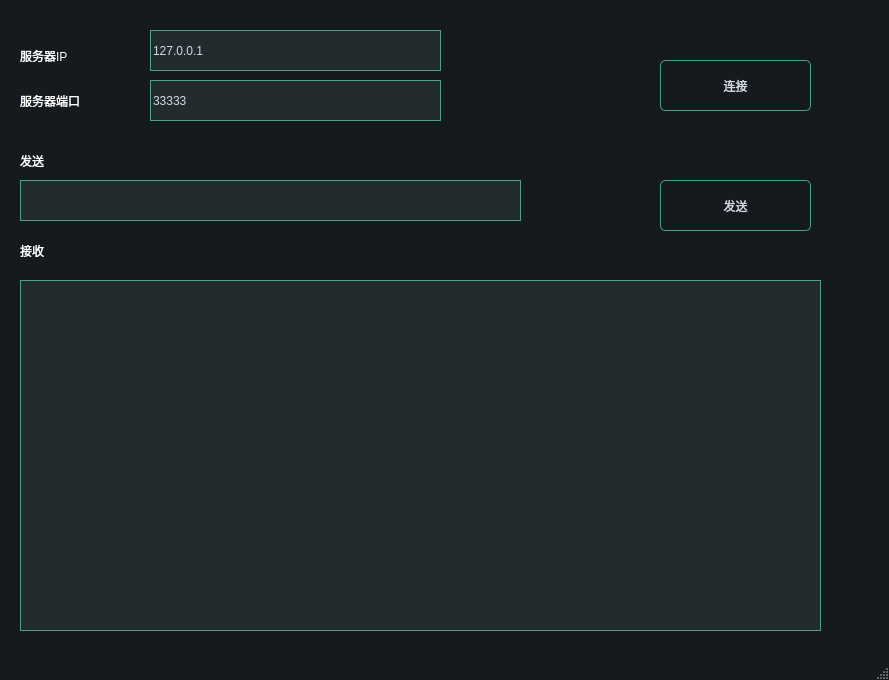
<?xml version="1.0" encoding="UTF-8"?>
<ui version="4.0">
 <class>MainWindow</class>
 <widget class="QMainWindow" name="MainWindow">
  <property name="geometry">
   <rect>
    <x>0</x>
    <y>0</y>
    <width>889</width>
    <height>680</height>
   </rect>
  </property>
  <property name="windowTitle">
   <string>MainWindow</string>
  </property>
  <property name="styleSheet">
   <string notr="true">/*
qss美化 - 黄强老师
*/
QWidget
{  
	font:  16pt &quot;Microsoft YaHei&quot;;
     color:  #ffffff;
}

QLabel {
	
}

QGroupBox {
    border-width: 1px;
	border-style: solid;
	border-color: #4fa08b;   

}

QGroupBox::title {
 
    subcontrol-origin: margin;
    left:20px;
    padding: -10px 5px 0px 5px;
}

QMainWindow {
	background-color:#151a1e;
}
QCalendar {
	background-color: #151a1e;
}
QTextEdit {
	border-width: 1px;
	border-style: solid;
	border-color: #4fa08b;
	background-color: #222b2e;
	color: #d3dae3;
}
QPlainTextEdit {
    font:  10pt &quot;Microsoft YaHei&quot;;
	border-width: 1px;
	border-style: solid;
	border-color: #4fa08b;
	background-color: #222b2e;
	color: #d3dae3;
}
QToolButton {
	border-style: solid;
	border-top-color: qlineargradient(spread:pad, x1:0.5, y1:1, x2:0.5, y2:0, stop:0 rgb(215, 215, 215), stop:1 rgb(222, 222, 222));
	border-right-color: qlineargradient(spread:pad, x1:0, y1:0.5, x2:1, y2:0.5, stop:0 rgb(217, 217, 217), stop:1 rgb(227, 227, 227));
	border-left-color: qlineargradient(spread:pad, x1:0, y1:0.5, x2:1, y2:0.5, stop:0 rgb(227, 227, 227), stop:1 rgb(217, 217, 217));
	border-bottom-color: qlineargradient(spread:pad, x1:0.5, y1:1, x2:0.5, y2:0, stop:0 rgb(215, 215, 215), stop:1 rgb(222, 222, 222));
	border-width: 1px;
	border-radius: 5px;
	color: #d3dae3;
	padding: 2px;
	background-color: rgb(255,255,255);
}
QToolButton:hover{
	border-style: solid;
	border-top-color: qlineargradient(spread:pad, x1:0.5, y1:1, x2:0.5, y2:0, stop:0 rgb(195, 195, 195), stop:1 rgb(222, 222, 222));
	border-right-color: qlineargradient(spread:pad, x1:0, y1:0.5, x2:1, y2:0.5, stop:0 rgb(197, 197, 197), stop:1 rgb(227, 227, 227));
	border-left-color: qlineargradient(spread:pad, x1:0, y1:0.5, x2:1, y2:0.5, stop:0 rgb(227, 227, 227), stop:1 rgb(197, 197, 197));
	border-bottom-color: qlineargradient(spread:pad, x1:0.5, y1:1, x2:0.5, y2:0, stop:0 rgb(195, 195, 195), stop:1 rgb(222, 222, 222));
	border-width: 1px;
	border-radius: 5px;
	color: rgb(0,0,0);
	padding: 2px;
	background-color: rgb(255,255,255);
}
QToolButton:pressed{
	border-style: solid;
	border-top-color: qlineargradient(spread:pad, x1:0.5, y1:1, x2:0.5, y2:0, stop:0 rgb(215, 215, 215), stop:1 rgb(222, 222, 222));
	border-right-color: qlineargradient(spread:pad, x1:0, y1:0.5, x2:1, y2:0.5, stop:0 rgb(217, 217, 217), stop:1 rgb(227, 227, 227));
	border-left-color: qlineargradient(spread:pad, x1:0, y1:0.5, x2:1, y2:0.5, stop:0 rgb(227, 227, 227), stop:1 rgb(217, 217, 217));
	border-bottom-color: qlineargradient(spread:pad, x1:0.5, y1:1, x2:0.5, y2:0, stop:0 rgb(215, 215, 215), stop:1 rgb(222, 222, 222));
	border-width: 1px;
	border-radius: 5px;
	color: rgb(0,0,0);
	padding: 2px;
	background-color: rgb(142,142,142);
}
QPushButton{

    border-width: 1px;
	border-style: solid;
	border-color: #4fa08b; 
 
	border-radius: 5px;
	color: #d3dae3;
	padding: 2px;
	background-color: #151a1e;
}
QPushButton::default{
	border-style: solid;
	border-color: #4fa08b;
	border-width: 1px;
	border-radius: 5px;
	color: #FFFFFF;
	padding: 2px;
	background-color: #151a1e;;
}
QPushButton:hover{
	border-style: solid;
	border-color: #050a0e;
	border-width: 1px;
	border-radius: 5px;
	color: #d3dae3;
	padding: 2px;
	background-color: #1c1f1f;
}
QPushButton:pressed{
	border-style: solid;
	border-color: #050a0e;
	border-width: 1px;
	border-radius: 5px;
	color: #d3dae3;
	padding: 2px;
	background-color: #2c2f2f;
}
QPushButton:disabled{
	border-style: solid;
	border-top-color: qlineargradient(spread:pad, x1:0.5, y1:1, x2:0.5, y2:0, stop:0 rgb(215, 215, 215), stop:1 rgb(222, 222, 222));
	border-right-color: qlineargradient(spread:pad, x1:0, y1:0.5, x2:1, y2:0.5, stop:0 rgb(217, 217, 217), stop:1 rgb(227, 227, 227));
	border-left-color: qlineargradient(spread:pad, x1:0, y1:0.5, x2:1, y2:0.5, stop:0 rgb(227, 227, 227), stop:1 rgb(217, 217, 217));
	border-bottom-color: qlineargradient(spread:pad, x1:0.5, y1:1, x2:0.5, y2:0, stop:0 rgb(215, 215, 215), stop:1 rgb(222, 222, 222));
	border-width: 1px;
	border-radius: 5px;
	color: #808086;
	padding: 2px;
	background-color: rgb(142,142,142);
}
QLineEdit {
	border-width: 1px;
	border-style: solid;
	border-color: #4fa08b;
	background-color: #222b2e;
	color: #d3dae3;
}



QLCDNumber {
	color: #4d9b87;
}
QProgressBar {
	text-align: center;
	color: #d3dae3;
	border-radius: 10px;
	border-color: transparent;
	border-style: solid;
	background-color: #52595d;
}
QProgressBar::chunk {
	background-color: #214037	;
	border-radius: 10px;
}
QMenuBar {
	background-color: #151a1e;
}
QMenuBar::item {
	color: #d3dae3;
  	spacing: 3px;
  	padding: 1px 4px;
	background-color: #151a1e;
}

QMenuBar::item:selected {
  	background-color: #252a2e;
	color: #FFFFFF;
}
QMenu {
	background-color: #151a1e;
}
QMenu::item:selected {
	background-color: #252a2e;
	color: #FFFFFF;
}
QMenu::item {
	color: #d3dae3;
	background-color: #151a1e;
}
QTabWidget {
	color:rgb(0,0,0);
	background-color:#000000;
}
QTabWidget::pane {
		border-color: #050a0e;
		background-color: #1e282c;
		border-style: solid;
		border-width: 1px;
    	border-bottom-left-radius: 4px;
		border-bottom-right-radius: 4px;
}
QTabBar::tab:first {
	border-style: solid;
	border-left-width:1px;
	border-right-width:0px;
	border-top-width:1px;
	border-bottom-width:0px;
	border-top-color: #050a0e;
	border-left-color: #050a0e;
	border-bottom-color: #050a0e;
	border-top-left-radius: 4px;
	color: #d3dae3;
	padding: 3px;
	margin-left:0px;
	background-color: #151a1e;
}
QTabBar::tab:last {
	border-style: solid;
	border-top-width:1px;
	border-left-width:1px;
	border-right-width:1px;
	border-bottom-width:0px;
	border-color: #050a0e;
	border-top-right-radius: 4px;
	color: #d3dae3;
	padding: 3px;
	margin-left:0px;
	background-color: #151a1e;
}
QTabBar::tab {
	border-style: solid;
	border-top-width:1px;
	border-bottom-width:0px;
	border-left-width:1px;
	border-top-color: #050a0e;
	border-left-color: #050a0e;
	border-bottom-color: #050a0e;
	color: #d3dae3;
	padding: 3px;
	margin-left:0px;
	background-color: #151a1e;
}
QTabBar::tab:selected, QTabBar::tab:last:selected, QTabBar::tab:hover {
  	border-style: solid;
  	border-left-width:1px;
	border-bottom-width:0px;
	border-right-color: transparent;
	border-top-color: #050a0e;
	border-left-color: #050a0e;
	border-bottom-color: #050a0e;
	color: #FFFFFF;
	padding: 3px;
	margin-left:0px;
	background-color: #1e282c;
}

QTabBar::tab:selected, QTabBar::tab:first:selected, QTabBar::tab:hover {
  	border-style: solid;
  	border-left-width:1px;
  	border-bottom-width:0px;
  	border-top-width:1px;
	border-right-color: transparent;
	border-top-color: #050a0e;
	border-left-color: #050a0e;
	border-bottom-color: #050a0e;
	color: #FFFFFF;
	padding: 3px;
	margin-left:0px;
	background-color: #1e282c;
}

QCheckBox { 
	padding: 2px;
}
QCheckBox:disabled {
	color: #808086;
	padding: 2px;
}

QCheckBox:hover {
	border-radius:4px;
	border-style:solid;
	padding-left: 1px;
	padding-right: 1px;
	padding-bottom: 1px;
	padding-top: 1px;
	border-width:1px;
	border-color: transparent;
}
QCheckBox::indicator:checked {

	height: 10px;
	width: 10px;
	border-style:solid;
	border-width: 1px;
	border-color: #4fa08b; 
	background-color:  #4fa08b;
}
QCheckBox::indicator:unchecked {

	height: 10px;
	width: 10px;
	border-style:solid;
	border-width: 1px;
	border-color: #4fa08b;
	background-color:  #FFFFFF;
}
QRadioButton {
	color: #d3dae3;
	padding: 1px;
}
QRadioButton::indicator:checked {
	height: 10px;
	width: 10px;
	border-style:solid;
	border-radius:5px;
	border-width: 1px;
	border-color: #4fa08b;
	color: #a9b7c6;
	background-color: qradialgradient(cx:0.5, cy:0.5, radius:0.4,fx:0.5, fy:0.5, stop:0 #4fa08b, stop:1 #1e282c);
}
QRadioButton::indicator:!checked {
	height: 10px;
	width: 10px;
	border-style:solid;
	border-radius:5px;
	border-width: 1px;
	border-color: #4fa08b;
	color: #a9b7c6;
	background-color: transparent;
}
QStatusBar {
	color:#027f7f;
}
QSpinBox {
	color: #d3dae3;
	background-color: #222b2e;
	border-width: 1px;
	border-style: solid;
	border-color: #4fa08b;
}
QDoubleSpinBox {
	color: #d3dae3;
	background-color: #222b2e;
	border-width: 1px;
	border-style: solid;
	border-color: #4fa08b;
}
QTimeEdit {
	color: #d3dae3;
	background-color: #222b2e;
	border-width: 1px;
	border-style: solid;
	border-color: #4fa08b;
}
QDateTimeEdit {
	color: #d3dae3;
	background-color: #222b2e;
	border-width: 1px;
	border-style: solid;
	border-color: #4fa08b;
}
QDateEdit {
	color: #d3dae3;
	background-color: #222b2e;
	border-width: 1px;
	border-style: solid;
	border-color: #4fa08b;
}
QFontComboBox {
	color: #d3dae3;
	background-color: #222b2e;
	border-width: 1px;
	border-style: solid;
	border-color: #4fa08b;
}
QComboBox {
	color: #d3dae3;
	background-color: #222b2e;
	border-width: 1px;
	border-style: solid;
	border-color: #4fa08b;
}
/* 下拉后，整个下拉窗体样式 */
QComboBox QAbstractItemView {
    outline: 0px solid gray;   /* 选定项的虚框 */
    border: 1px solid  #4fa08b;   /* 整个下拉窗体的边框 */ 
    background-color: #222b2e; /* 整个下拉窗体的背景色 */
    selection-background-color: #4fa08b;   /* 整个下拉窗体被选中项的背景色 */
}
QComboBox:disabled
{ 
background-color: gray; /* 整个下拉窗体的背景色 */
}

QDial {
	background: #16a085;
}

QToolBox {
	color: #a9b7c6;
	background-color: #222b2e;
}
QToolBox::tab {
	color: #a9b7c6;
	background-color:#222b2e;
}
QToolBox::tab:selected {
	color: #FFFFFF;
	background-color:#222b2e;
}
QScrollArea {
	color: #FFFFFF;
	background-color:#222b2e;
}
QSlider::groove:horizontal {
	height: 5px;
	background-color: #52595d;
}
QSlider::groove:vertical {
	width: 5px;
	background-color: #52595d;
}
QSlider::handle:horizontal {
	background: #1a2224;
	border-style: solid;
	border-width: 1px;
	border-color: rgb(207,207,207);
	width: 12px;
	margin: -5px 0;
	border-radius: 7px;
}
QSlider::handle:vertical {
	background: #1a2224;
	border-style: solid;
	border-width: 1px;
	border-color: rgb(207,207,207);
	height: 12px;
	margin: 0 -5px;
	border-radius: 7px;
}
QSlider::add-page:horizontal {
    background: #52595d;
}
QSlider::add-page:vertical {
    background: #52595d;
}
QSlider::sub-page:horizontal {
    background-color: #15433a;
}
QSlider::sub-page:vertical {
    background-color: #15433a;
}
QScrollBar:horizontal {
	max-height: 10px;
	border: 1px transparent grey;
	margin: 0px 20px 0px 20px;
	background: transparent;
}
QScrollBar:vertical {
	max-width: 10px;
	border: 1px transparent grey;
	margin: 20px 0px 20px 0px;
	background: transparent;
}
QScrollBar::handle:horizontal {
	background: #52595d;
	border-style: transparent;
	border-radius: 4px;
	min-width: 25px;
}
QScrollBar::handle:horizontal:hover {
	background: #58a492;
	border-style: transparent;
	border-radius: 4px;
	min-width: 25px;
}
QScrollBar::handle:vertical {
	background: #52595d;
	border-style: transparent;
	border-radius: 4px;
	min-height: 25px;
}
QScrollBar::handle:vertical:hover {
	background: #58a492;
	border-style: transparent;
	border-radius: 4px;
	min-height: 25px;
}
QScrollBar::add-line:horizontal {
   border: 2px transparent grey;
   border-top-right-radius: 4px;
   border-bottom-right-radius: 4px;
   background: #15433a;
   width: 20px;
   subcontrol-position: right;
   subcontrol-origin: margin;
}
QScrollBar::add-line:horizontal:pressed {
   border: 2px transparent grey;
   border-top-right-radius: 4px;
   border-bottom-right-radius: 4px;
   background: rgb(181,181,181);
   width: 20px;
   subcontrol-position: right;
   subcontrol-origin: margin;
}
QScrollBar::add-line:vertical {
   border: 2px transparent grey;
   border-bottom-left-radius: 4px;
   border-bottom-right-radius: 4px;
   background: #15433a;
   height: 20px;
   subcontrol-position: bottom;
   subcontrol-origin: margin;
}
QScrollBar::add-line:vertical:pressed {
   border: 2px transparent grey;
   border-bottom-left-radius: 4px;
   border-bottom-right-radius: 4px;
   background: rgb(181,181,181);
   height: 20px;
   subcontrol-position: bottom;
   subcontrol-origin: margin;
}
QScrollBar::sub-line:horizontal {
   border: 2px transparent grey;
   border-top-left-radius: 4px;
   border-bottom-left-radius: 4px;
   background: #15433a;
   width: 20px;
   subcontrol-position: left;
   subcontrol-origin: margin;
}
QScrollBar::sub-line:horizontal:pressed {
   border: 2px transparent grey;
   border-top-left-radius: 4px;
   border-bottom-left-radius: 4px;
   background: rgb(181,181,181);
   width: 20px;
   subcontrol-position: left;
   subcontrol-origin: margin;
}
QScrollBar::sub-line:vertical {
   border: 2px transparent grey;
   border-top-left-radius: 4px;
   border-top-right-radius: 4px;
   background: #15433a;
   height: 20px;
   subcontrol-position: top;
   subcontrol-origin: margin;
}
QScrollBar::sub-line:vertical:pressed {
   border: 2px transparent grey;
   border-top-left-radius: 4px;
   border-top-right-radius: 4px;
   background: rgb(181,181,181);
   height: 20px;
   subcontrol-position: top;
   subcontrol-origin: margin;
}

QScrollBar::add-page:horizontal, QScrollBar::sub-page:horizontal {
   background: none;
}
QScrollBar::add-page:vertical, QScrollBar::sub-page:vertical {
   background: none;
}</string>
  </property>
  <widget class="QWidget" name="centralwidget">
   <widget class="QLabel" name="label">
    <property name="geometry">
     <rect>
      <x>20</x>
      <y>40</y>
      <width>121</width>
      <height>31</height>
     </rect>
    </property>
    <property name="text">
     <string>服务器IP</string>
    </property>
   </widget>
   <widget class="QLabel" name="label_2">
    <property name="geometry">
     <rect>
      <x>20</x>
      <y>80</y>
      <width>111</width>
      <height>41</height>
     </rect>
    </property>
    <property name="text">
     <string>服务器端口</string>
    </property>
   </widget>
   <widget class="QLineEdit" name="lineEditIP">
    <property name="geometry">
     <rect>
      <x>150</x>
      <y>30</y>
      <width>291</width>
      <height>41</height>
     </rect>
    </property>
    <property name="text">
     <string>127.0.0.1</string>
    </property>
   </widget>
   <widget class="QLineEdit" name="lineEditPort">
    <property name="geometry">
     <rect>
      <x>150</x>
      <y>80</y>
      <width>291</width>
      <height>41</height>
     </rect>
    </property>
    <property name="text">
     <string>33333</string>
    </property>
   </widget>
   <widget class="QPushButton" name="pushButtonConnect">
    <property name="geometry">
     <rect>
      <x>660</x>
      <y>60</y>
      <width>151</width>
      <height>51</height>
     </rect>
    </property>
    <property name="text">
     <string>连接</string>
    </property>
   </widget>
   <widget class="QPushButton" name="pushButtonSend">
    <property name="geometry">
     <rect>
      <x>660</x>
      <y>180</y>
      <width>151</width>
      <height>51</height>
     </rect>
    </property>
    <property name="text">
     <string>发送</string>
    </property>
   </widget>
   <widget class="QLineEdit" name="lineEditSend">
    <property name="geometry">
     <rect>
      <x>20</x>
      <y>180</y>
      <width>501</width>
      <height>41</height>
     </rect>
    </property>
   </widget>
   <widget class="QLabel" name="label_3">
    <property name="geometry">
     <rect>
      <x>20</x>
      <y>140</y>
      <width>111</width>
      <height>41</height>
     </rect>
    </property>
    <property name="text">
     <string>发送</string>
    </property>
   </widget>
   <widget class="QPlainTextEdit" name="plainTextEditRecv">
    <property name="geometry">
     <rect>
      <x>20</x>
      <y>280</y>
      <width>801</width>
      <height>351</height>
     </rect>
    </property>
   </widget>
   <widget class="QLabel" name="label_4">
    <property name="geometry">
     <rect>
      <x>20</x>
      <y>230</y>
      <width>111</width>
      <height>41</height>
     </rect>
    </property>
    <property name="text">
     <string>接收</string>
    </property>
   </widget>
  </widget>
  <widget class="QMenuBar" name="menubar">
   <property name="geometry">
    <rect>
     <x>0</x>
     <y>0</y>
     <width>889</width>
     <height>38</height>
    </rect>
   </property>
  </widget>
  <widget class="QStatusBar" name="statusbar"/>
 </widget>
 <resources/>
 <connections/>
</ui>
